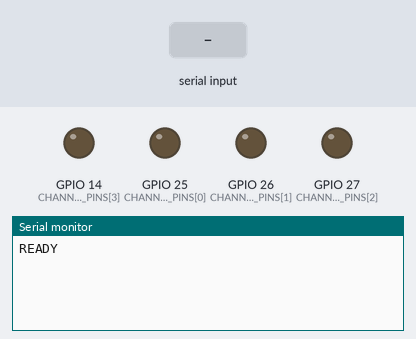
Simulated run of this sketch. Board: ESP32. Parts: output pins drawn as LEDs (lit = HIGH), the last lines printed to the serial monitor. The test bench sets the inputs (shaded band).

Above: at 1.2 s.
1.3 s: "PING:1\n" received over Serial
At 2.5 s:
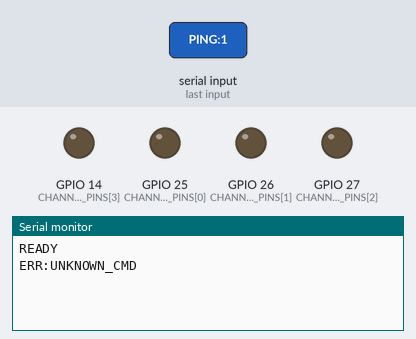
2.8 s: "PING\n" received over Serial
At 3.7 s:
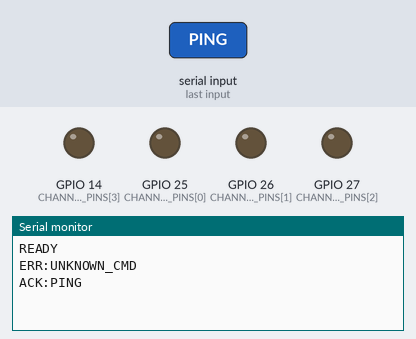
4.3 s: "BOARD_ENABLE:\n" received over Serial
At 4.9 s:
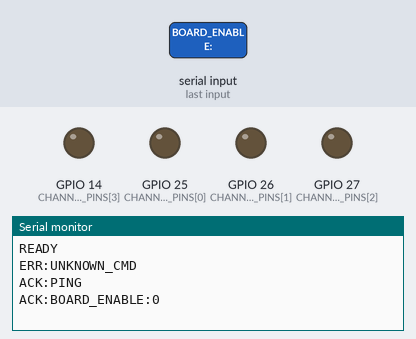

Measured:
- after the input at 1.3 s, the serial monitor: prints a new line at once (image 1)
- after the input at 2.8 s, the serial monitor: prints a new line at once (image 2)
- after the input at 4.3 s, the serial monitor: prints a new line at once (image 3)

The sketch:

angiosim_firmware.ino
```cpp
// AngioSim ESP32 Firmware
// Controls 4x 12V PWM channels via LEDC.
// Serial protocol (115200 baud, line-delimited ASCII):
//   PC -> ESP32: SET_PWM:<ch>:<val>\n      ch=1-4, val=0-255
//                SET_FREQ:<ch>:<hz>\n       ch=1-4, hz=100-40000
//                BOARD_ENABLE:<0|1>\n
//                PING\n
//   ESP32 -> PC: ACK:...\n  or  ERR:<msg>\n

const int CHANNEL_PINS[4] = {25, 26, 27, 14};
const int CHANNEL_LEDC[4] = {0, 1, 2, 3};
const int PWM_RESOLUTION = 8;  // 8-bit => 0-255

// Mutable frequencies — default 20 kHz (above audible range, silent operation)
int pwmFreqs[4] = {20000, 20000, 20000, 20000};

bool boardEnabled = false;
uint8_t dutyCycles[4] = {0, 0, 0, 0};

void setup() {
    Serial.begin(115200);
    for (int i = 0; i < 4; i++) {
        ledcSetup(CHANNEL_LEDC[i], pwmFreqs[i], PWM_RESOLUTION);
        ledcAttachPin(CHANNEL_PINS[i], CHANNEL_LEDC[i]);
        ledcWrite(CHANNEL_LEDC[i], 0);
    }
    Serial.println("READY");
}

void loop() {
    if (Serial.available()) {
        String cmd = Serial.readStringUntil('\n');
        cmd.trim();
        if (cmd.length() > 0) {
            parseCommand(cmd);
        }
    }
}

void applyDutyCycles() {
    for (int i = 0; i < 4; i++) {
        ledcWrite(CHANNEL_LEDC[i], boardEnabled ? dutyCycles[i] : 0);
    }
}

void parseCommand(String cmd) {
    if (cmd == "PING") {
        Serial.println("ACK:PING");
        return;
    }

    if (cmd.startsWith("BOARD_ENABLE:")) {
        int state = cmd.substring(13).toInt();
        boardEnabled = (state != 0);
        applyDutyCycles();
        Serial.println("ACK:BOARD_ENABLE:" + String(state));
        return;
    }

    if (cmd.startsWith("SET_PWM:")) {
        // Format: SET_PWM:<ch>:<val>  (ch is 1-indexed)
        int firstColon = 8;
        int secondColon = cmd.indexOf(':', firstColon);
        if (secondColon == -1) {
            Serial.println("ERR:MALFORMED_SET_PWM");
            return;
        }
        int ch = cmd.substring(firstColon, secondColon).toInt() - 1;
        int val = cmd.substring(secondColon + 1).toInt();

        if (ch < 0 || ch > 3) { Serial.println("ERR:INVALID_CHANNEL"); return; }
        if (val < 0 || val > 255) { Serial.println("ERR:INVALID_VALUE"); return; }

        dutyCycles[ch] = (uint8_t)val;
        if (boardEnabled) ledcWrite(CHANNEL_LEDC[ch], dutyCycles[ch]);
        Serial.println("ACK:SET_PWM:" + String(ch + 1) + ":" + String(val));
        return;
    }

    if (cmd.startsWith("SET_FREQ:")) {
        // Format: SET_FREQ:<ch>:<hz>  (ch is 1-indexed)
        int firstColon = 9;
        int secondColon = cmd.indexOf(':', firstColon);
        if (secondColon == -1) {
            Serial.println("ERR:MALFORMED_SET_FREQ");
            return;
        }
        int ch = cmd.substring(firstColon, secondColon).toInt() - 1;
        int hz = cmd.substring(secondColon + 1).toInt();

        if (ch < 0 || ch > 3) { Serial.println("ERR:INVALID_CHANNEL"); return; }
        if (hz < 100 || hz > 40000) { Serial.println("ERR:INVALID_FREQ"); return; }

        pwmFreqs[ch] = hz;
        // ledcSetup resets duty to 0 — restore after
        ledcSetup(CHANNEL_LEDC[ch], hz, PWM_RESOLUTION);
        if (boardEnabled) ledcWrite(CHANNEL_LEDC[ch], dutyCycles[ch]);
        Serial.println("ACK:SET_FREQ:" + String(ch + 1) + ":" + String(hz));
        return;
    }

    Serial.println("ERR:UNKNOWN_CMD");
}
```
